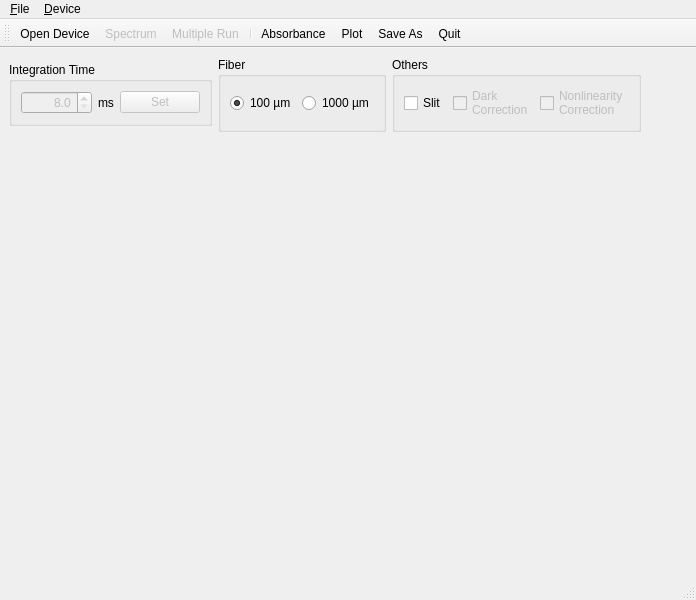
<?xml version="1.0" encoding="UTF-8"?>
<ui version="4.0">
 <class>MainWindow</class>
 <widget class="QMainWindow" name="MainWindow">
  <property name="geometry">
   <rect>
    <x>0</x>
    <y>0</y>
    <width>696</width>
    <height>600</height>
   </rect>
  </property>
  <property name="windowTitle">
   <string>MainWindow</string>
  </property>
  <widget class="QWidget" name="centralwidget">
   <layout class="QGridLayout" name="gridLayout">
    <item row="0" column="0">
     <widget class="QGroupBox" name="groupBox">
      <property name="sizePolicy">
       <sizepolicy hsizetype="Preferred" vsizetype="Fixed">
        <horstretch>0</horstretch>
        <verstretch>0</verstretch>
       </sizepolicy>
      </property>
      <property name="title">
       <string>Integration Time</string>
      </property>
      <layout class="QHBoxLayout" name="horizontalLayout_2">
       <item>
        <widget class="QDoubleSpinBox" name="doubleSpinBoxInt">
         <property name="enabled">
          <bool>false</bool>
         </property>
         <property name="alignment">
          <set>Qt::AlignRight|Qt::AlignTrailing|Qt::AlignVCenter</set>
         </property>
         <property name="decimals">
          <number>1</number>
         </property>
         <property name="minimum">
          <double>8.000000000000000</double>
         </property>
         <property name="maximum">
          <double>10000.000000000000000</double>
         </property>
        </widget>
       </item>
       <item>
        <widget class="QLabel" name="label">
         <property name="text">
          <string>ms</string>
         </property>
        </widget>
       </item>
       <item>
        <widget class="QPushButton" name="pushButtonSetInt">
         <property name="enabled">
          <bool>false</bool>
         </property>
         <property name="text">
          <string>Set</string>
         </property>
        </widget>
       </item>
      </layout>
     </widget>
    </item>
    <item row="0" column="1">
     <widget class="QGroupBox" name="groupBox_2">
      <property name="title">
       <string>Fiber</string>
      </property>
      <layout class="QHBoxLayout" name="horizontalLayout">
       <item>
        <widget class="QRadioButton" name="radioButton100um">
         <property name="text">
          <string>100 µm</string>
         </property>
         <property name="checked">
          <bool>true</bool>
         </property>
        </widget>
       </item>
       <item>
        <widget class="QRadioButton" name="radioButton1000um">
         <property name="text">
          <string>1000 µm</string>
         </property>
         <property name="checked">
          <bool>false</bool>
         </property>
        </widget>
       </item>
      </layout>
     </widget>
    </item>
    <item row="0" column="2">
     <widget class="QGroupBox" name="groupBox_3">
      <property name="title">
       <string>Others</string>
      </property>
      <layout class="QHBoxLayout" name="horizontalLayout_3">
       <item>
        <widget class="QCheckBox" name="checkBoxSlit">
         <property name="text">
          <string>Slit</string>
         </property>
        </widget>
       </item>
       <item>
        <widget class="QCheckBox" name="checkBoxDark">
         <property name="enabled">
          <bool>false</bool>
         </property>
         <property name="text">
          <string>Dark
Correction</string>
         </property>
        </widget>
       </item>
       <item>
        <widget class="QCheckBox" name="checkBoxNonlinear">
         <property name="enabled">
          <bool>false</bool>
         </property>
         <property name="text">
          <string>Nonlinearity
Correction</string>
         </property>
        </widget>
       </item>
      </layout>
     </widget>
    </item>
    <item row="0" column="3">
     <spacer name="horizontalSpacer">
      <property name="orientation">
       <enum>Qt::Horizontal</enum>
      </property>
      <property name="sizeHint" stdset="0">
       <size>
        <width>40</width>
        <height>20</height>
       </size>
      </property>
     </spacer>
    </item>
    <item row="1" column="0" colspan="4">
     <widget class="QWidget" name="mplwindow" native="true">
      <property name="sizePolicy">
       <sizepolicy hsizetype="Expanding" vsizetype="Preferred">
        <horstretch>0</horstretch>
        <verstretch>0</verstretch>
       </sizepolicy>
      </property>
      <layout class="QVBoxLayout" name="mplvl"/>
     </widget>
    </item>
   </layout>
  </widget>
  <widget class="QMenuBar" name="menubar">
   <property name="geometry">
    <rect>
     <x>0</x>
     <y>0</y>
     <width>696</width>
     <height>22</height>
    </rect>
   </property>
   <property name="nativeMenuBar">
    <bool>false</bool>
   </property>
   <widget class="QMenu" name="menu_File">
    <property name="title">
     <string>&amp;File</string>
    </property>
    <addaction name="actionAbsorbance"/>
    <addaction name="actionPlot"/>
    <addaction name="actionSave"/>
    <addaction name="actionQuit"/>
   </widget>
   <widget class="QMenu" name="menuDevice">
    <property name="title">
     <string>&amp;Device</string>
    </property>
    <addaction name="actionOpenDev"/>
    <addaction name="actionSpectrum"/>
    <addaction name="actionMultiRun"/>
    <addaction name="actionSaturationTest"/>
   </widget>
   <addaction name="menu_File"/>
   <addaction name="menuDevice"/>
  </widget>
  <widget class="QStatusBar" name="statusbar"/>
  <widget class="QToolBar" name="toolBar">
   <property name="windowTitle">
    <string>toolBar</string>
   </property>
   <attribute name="toolBarArea">
    <enum>TopToolBarArea</enum>
   </attribute>
   <attribute name="toolBarBreak">
    <bool>false</bool>
   </attribute>
   <addaction name="actionOpenDev"/>
   <addaction name="actionSpectrum"/>
   <addaction name="actionMultiRun"/>
   <addaction name="separator"/>
   <addaction name="actionAbsorbance"/>
   <addaction name="actionPlot"/>
   <addaction name="actionSave"/>
   <addaction name="actionQuit"/>
  </widget>
  <action name="actionSave">
   <property name="icon">
    <iconset resource="spectrometer.qrc">
     <normaloff>:/icon/icon/Save as.png</normaloff>:/icon/icon/Save as.png</iconset>
   </property>
   <property name="text">
    <string>&amp;Save As...</string>
   </property>
   <property name="shortcut">
    <string>Ctrl+S</string>
   </property>
  </action>
  <action name="actionQuit">
   <property name="icon">
    <iconset resource="spectrometer.qrc">
     <normaloff>:/icon/icon/Self-Destruct Button.png</normaloff>:/icon/icon/Self-Destruct Button.png</iconset>
   </property>
   <property name="text">
    <string>&amp;Quit</string>
   </property>
   <property name="toolTip">
    <string>Quit Program</string>
   </property>
   <property name="shortcut">
    <string>Ctrl+Q</string>
   </property>
  </action>
  <action name="actionPlot">
   <property name="icon">
    <iconset resource="spectrometer.qrc">
     <normaloff>:/icon/icon/plot.png</normaloff>:/icon/icon/plot.png</iconset>
   </property>
   <property name="text">
    <string>&amp;Plot...</string>
   </property>
   <property name="toolTip">
    <string>Plot...</string>
   </property>
   <property name="shortcut">
    <string>Ctrl+P</string>
   </property>
  </action>
  <action name="actionOpenDev">
   <property name="checkable">
    <bool>true</bool>
   </property>
   <property name="checked">
    <bool>false</bool>
   </property>
   <property name="icon">
    <iconset resource="spectrometer.qrc">
     <normaloff>:/icon/icon/Disconnected.png</normaloff>
     <normalon>:/icon/icon/Connected.png</normalon>:/icon/icon/Disconnected.png</iconset>
   </property>
   <property name="text">
    <string>&amp;Open Device</string>
   </property>
   <property name="toolTip">
    <string>Open Device</string>
   </property>
   <property name="shortcut">
    <string>Ctrl+O</string>
   </property>
  </action>
  <action name="actionSpectrum">
   <property name="enabled">
    <bool>false</bool>
   </property>
   <property name="icon">
    <iconset resource="spectrometer.qrc">
     <normaloff>:/icon/icon/Rainbow.png</normaloff>:/icon/icon/Rainbow.png</iconset>
   </property>
   <property name="text">
    <string>&amp;Spectrum</string>
   </property>
   <property name="toolTip">
    <string>Acquire Spectrum</string>
   </property>
   <property name="shortcut">
    <string>Ctrl+A</string>
   </property>
  </action>
  <action name="actionAbsorbance">
   <property name="icon">
    <iconset resource="spectrometer.qrc">
     <normaloff>:/icon/icon/absorb.png</normaloff>:/icon/icon/absorb.png</iconset>
   </property>
   <property name="text">
    <string>Absorbance</string>
   </property>
   <property name="toolTip">
    <string>Calculate Absorbance</string>
   </property>
   <property name="shortcut">
    <string>Ctrl+B</string>
   </property>
  </action>
  <action name="actionMultiRun">
   <property name="checkable">
    <bool>true</bool>
   </property>
   <property name="enabled">
    <bool>false</bool>
   </property>
   <property name="icon">
    <iconset resource="spectrometer.qrc">
     <normaloff>:/icon/icon/Ice Cream Cone.png</normaloff>:/icon/icon/Ice Cream Cone.png</iconset>
   </property>
   <property name="text">
    <string>Multiple Run</string>
   </property>
   <property name="shortcut">
    <string>Ctrl+M</string>
   </property>
  </action>
  <action name="actionSaturationTest">
   <property name="text">
    <string>Saturation Test</string>
   </property>
  </action>
 </widget>
 <resources>
  <include location="spectrometer.qrc"/>
 </resources>
 <connections/>
</ui>
